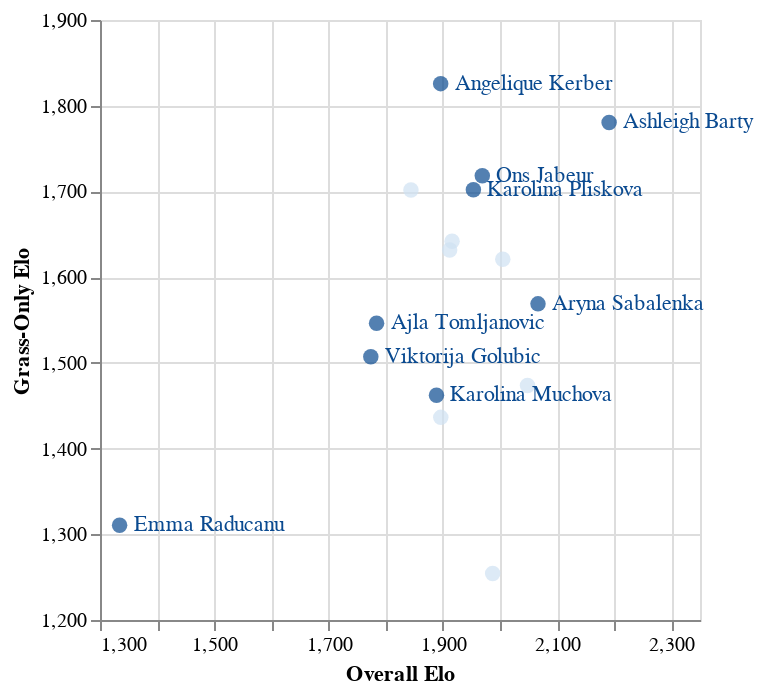

Here is the notebook cell this chart was saved with:
### Code cell
combined

### Figure 1 — Vega-Lite specification as saved in the notebook (floating-point values rounded to 4 significant figures)
{"config": {"view": {"continuousWidth": 300, "continuousHeight": 300}}, "layer": [{"mark": {"type": "circle", "size": 60}, "encoding": {"color": {"field": "still_in", "legend": null, "type": "quantitative"}, "x": {"axis": {"title": "Overall Elo"}, "field": "Elo", "scale": {"domain": [1300, 2350]}, "type": "quantitative"}, "y": {"axis": {"title": "Grass-Only Elo"}, "field": "GrassRaw", "scale": {"domain": [1200, 1900]}, "type": "quantitative"}}}, {"mark": {"type": "text", "align": "left", "baseline": "middle", "dx": 7}, "encoding": {"color": {"field": "still_in", "legend": null, "type": "quantitative"}, "text": {"field": "label", "type": "nominal"}, "x": {"axis": {"title": "Overall Elo"}, "field": "Elo", "scale": {"domain": [1300, 2350]}, "type": "quantitative"}, "y": {"axis": {"title": "Grass-Only Elo"}, "field": "GrassRaw", "scale": {"domain": [1200, 1900]}, "type": "quantitative"}}}], "data": {"name": "data-bfa01e7ad5a344eebd19466aa5151885"}, "$schema": "https://vega.github.io/schema/vega-lite/v5.14.1.json", "datasets": {"data-bfa01e7ad5a344eebd19466aa5151885": [{"Player": "Ajla Tomljanovic", "Elo": 1784.0, "GrassRaw": 1546.0, "still_in": 1, "label": "Ajla Tomljanovic"}, {"Player": "Angelique Kerber", "Elo": 1896.0, "GrassRaw": 1826.0, "still_in": 1, "label": "Angelique Kerber"}, {"Player": "Aryna Sabalenka", "Elo": 2066.0, "GrassRaw": 1569.0, "still_in": 1, "label": "Aryna Sabalenka"}, {"Player": "Ashleigh Barty", "Elo": 2191.0, "GrassRaw": 1781.0, "still_in": 1, "label": "Ashleigh Barty"}, {"Player": "Barbora Krejcikova", "Elo": 1987.0, "GrassRaw": 1254.0, "still_in": 0, "label": ""}, {"Player": "Cori Gauff", "Elo": 2005.0, "GrassRaw": 1621.0, "still_in": 0, "label": ""}, {"Player": "Elena Rybakina", "Elo": 1916.0, "GrassRaw": 1642.0, "still_in": 0, "label": ""}, {"Player": "Iga Swiatek", "Elo": 2048.0, "GrassRaw": 1474.0, "still_in": 0, "label": ""}, {"Player": "Karolina Muchova", "Elo": 1889.0, "GrassRaw": 1462.0, "still_in": 1, "label": "Karolina Muchova"}, {"Player": "Karolina Pliskova", "Elo": 1953.0, "GrassRaw": 1702.0, "still_in": 1, "label": "Karolina Pliskova"}, {"Player": "Ludmilla Samsonova", "Elo": 1844.0, "GrassRaw": 1702.0, "still_in": 0, "label": ""}, {"Player": "Madison Keys", "Elo": 1912.0, "GrassRaw": 1632.0, "still_in": 0, "label": ""}, {"Player": "Ons Jabeur", "Elo": 1969.0, "GrassRaw": 1718.0, "still_in": 1, "label": "Ons Jabeur"}, {"Player": "Paula Badosa", "Elo": 1896.0, "GrassRaw": 1436.0, "still_in": 0, "label": ""}, {"Player": "Viktorija Golubic", "Elo": 1774.0, "GrassRaw": 1507.0, "still_in": 1, "label": "Viktorija Golubic"}, {"Player": "Emma Raducanu", "Elo": 1334.0, "GrassRaw": 1311.0, "still_in": 1, "label": "Emma Raducanu"}]}}
